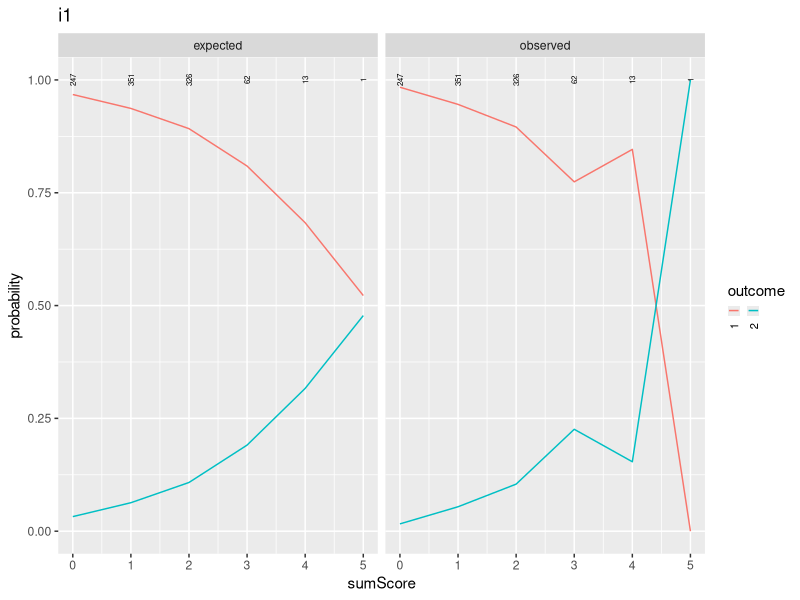
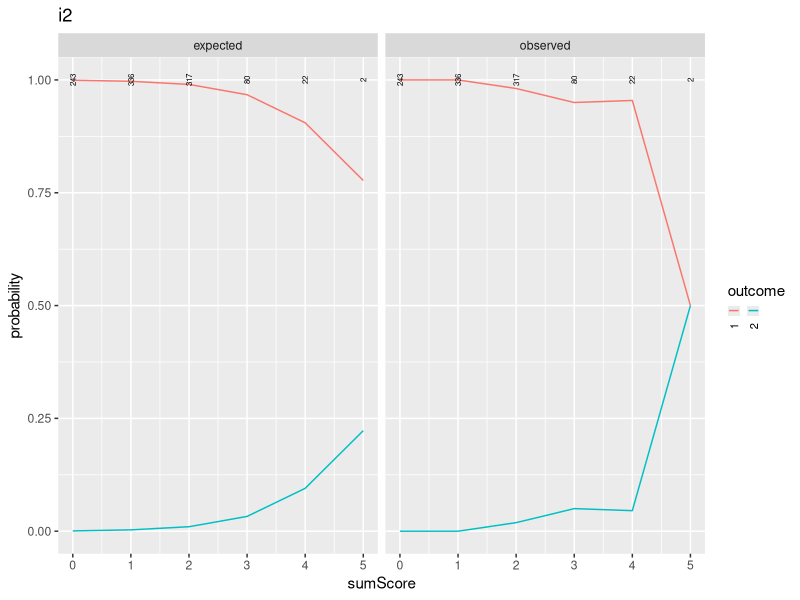
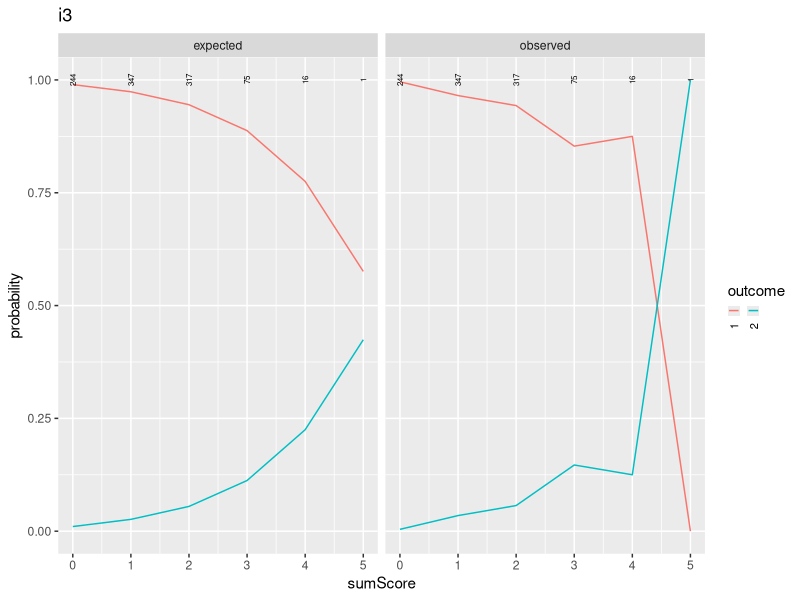
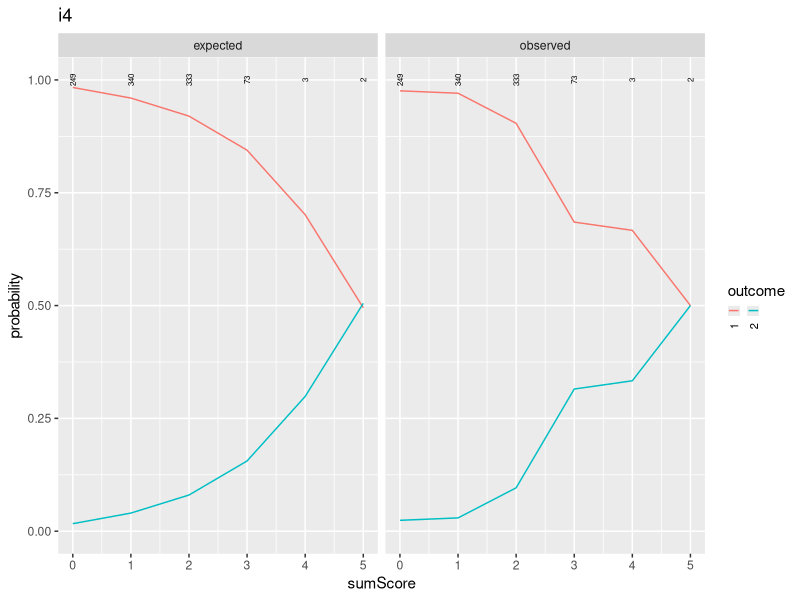
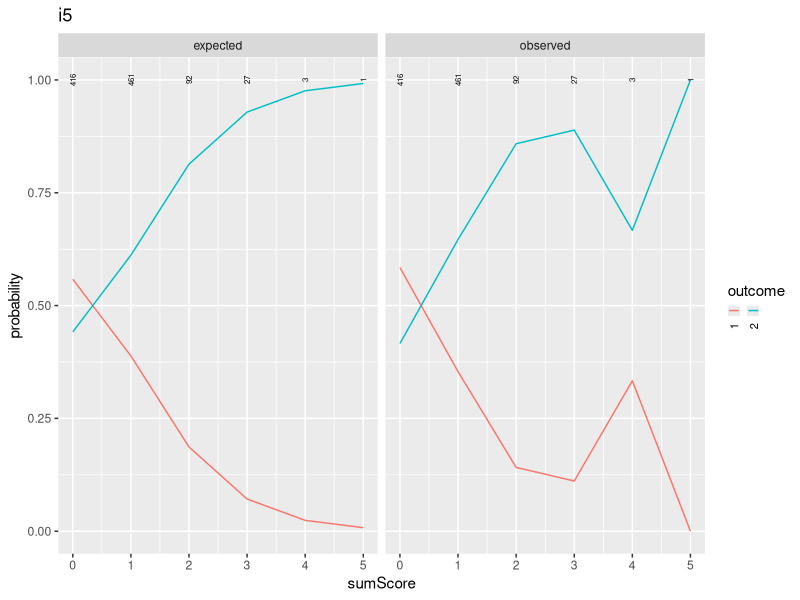
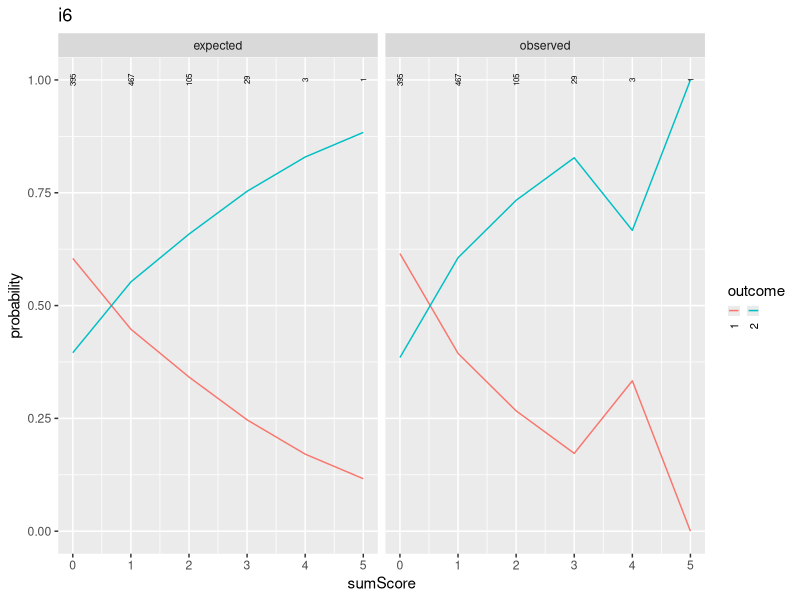
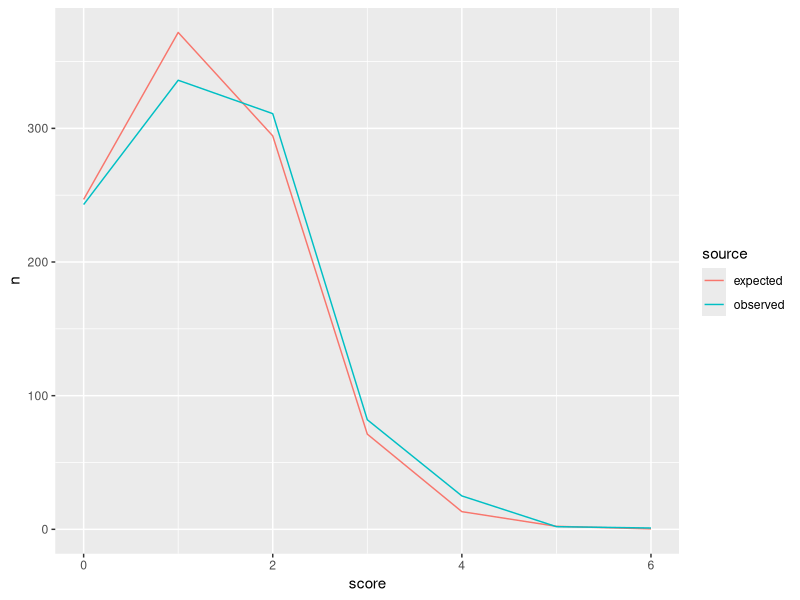

R code for these plots, in order:
## ---- chunk 1
library(knitr)
library(rpf)
library(ggplot2)
library(reshape2)
library(gridExtra)
opts_chunk$set(echo=TRUE)
## ---- chunk 2
spec <- list()
spec[1:6] <- rpf.grm(factors=2)
gen.param <- sapply(spec, rpf.rparam)
colnames(gen.param) <- paste("i", 1:ncol(gen.param), sep="")
gen.param[2,] <- c(0,0,.5,.5,1,1)

resp <- rpf.sample(1000, spec, gen.param)

# hide latent factor that we don't know about
tspec <- list()
tspec[1:length(spec)] <- rpf.grm(factors=1)

grp <- list(spec=tspec, param=gen.param[-2,], mean=c(0), cov=diag(1), data=resp)

ChenThissen1997(grp)
## ---- chunk 3
(got <- SitemFit(grp))
## ---- chunk 4
SSplot <- function(sout, itemName, showSampleSize=TRUE) {
    s1 <- sout[[itemName]]
    obs <- s1$orig.observed
    ex <- s1$orig.expected
    rowTotal <- apply(obs, 1, sum)
    mask <- rowTotal > 0
    obs <- (obs / rowTotal)[mask,]
    ex <- (ex / rowTotal)[mask,]
    ss <- data.frame(sscore=as.numeric(names(rowTotal)), n=rowTotal)
    both <- rbind(cbind(type="expected", melt(ex)),
                  cbind(type="observed", melt(obs)))
    both$outcome <- factor(both$outcome, colnames(obs))
    plot <- ggplot(both, aes(x=sumScore, y=value)) + facet_wrap(~type) + ylim(0,1) +
        labs(y="probability", title=itemName)
    guide.style <- guide_legend(keywidth=.1, keyheight=.5, direction = "horizontal", title.position = "top",
                                label.position="bottom", label.hjust = 0.5, label.vjust = .5,
                                label.theme = element_text(angle = 90, size=8))
    plot <- plot + geom_line(aes(color=outcome)) + guides(color = guide.style)
    if (showSampleSize) {
        plot <- plot + geom_text(data=ss, aes(label=n, x=sscore), y = 1, size=2, angle=90)
    }
    plot
}
SSplot(got, "i1")
SSplot(got, "i2")
SSplot(got, "i3")
SSplot(got, "i4")
SSplot(got, "i5")
SSplot(got, "i6")
## ---- chunk 5
(got <- sumScoreEAP(grp))
## ---- chunk 6
got <- sumScoreEAPTest(grp)
df <- data.frame(score=as.numeric(rownames(got$tbl)),
            expected=got$tbl[,'p'] * got$n, observed=got$observed)
df <- melt(df, id="score", variable.name="source", value.name="n")
ggplot(df, aes(x=score, y=n, color=source)) + geom_line()
## ---- chunk 7
  data(science)
  spec <- list()
  spec[1:25] <- rpf.nrm(outcomes=3, T.c = lower.tri(diag(2),TRUE) * -1)
  param <- rbind(a=1, alf1=1, alf2=0,
        gam1=sfif$MEASURE + sfsf[sfsf$CATEGORY==1,"Rasch.Andrich.threshold.MEASURE"],
        gam2=sfif$MEASURE + sfsf[sfsf$CATEGORY==2,"Rasch.Andrich.threshold.MEASURE"])
  colnames(param) <- sfif$NAME
  iorder <- match(sfif$NAME, colnames(sfpf))
  responses <- sfpf[,iorder]
  rownames(responses) <- sfpf$NAME
  
  rpf.1dim.fit(spec, param, responses, sfpf$MEASURE, 2, wh.exact=TRUE)
  head(rpf.1dim.fit(spec, param, responses, sfpf$MEASURE, 1, wh.exact=TRUE))
